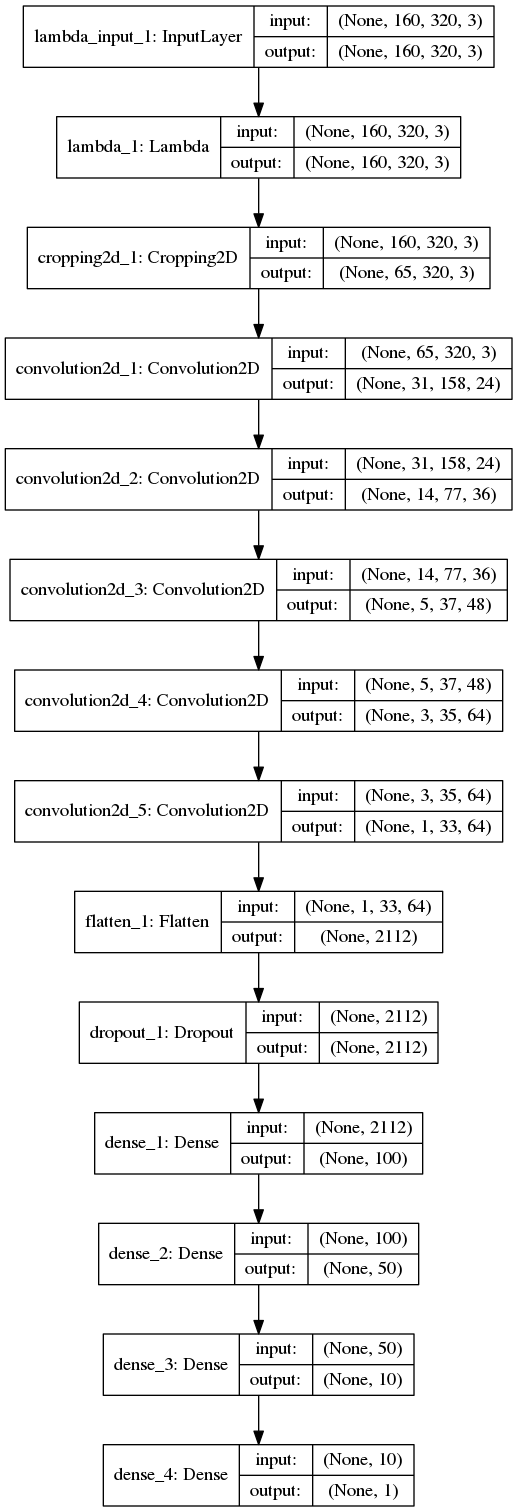

Source code (Python):
import csv
import cv2
import sklearn
import numpy as np
import matplotlib.pyplot as plt

from keras.models import Sequential
from keras.layers import Flatten, Dense, Lambda, Cropping2D, Dropout
from keras.layers.convolutional import Convolution2D
from keras.utils.visualize_util import plot
from sklearn.model_selection import train_test_split

# set some parameters
nb_img_per_sample = 6       # 6 images per sample (center, left, right and all flipped)
nb_epoch = 4                # number of epochs
steering_correction = 0.2   # steering correction for left and right image
dropout_ratio = 0.3         # ratio for dropout layer

# read driving log
samples = []
with open("data/driving_log.csv") as csvfile:
    reader = csv.reader(csvfile)
    for line in reader:
        samples.append(line)

# generator for providing batches of images
def generator(samples, batch_size=36):
    num_samples = len(samples)
    while 1:
        sklearn.utils.shuffle(samples)
        for offset in range(0, num_samples, batch_size//nb_img_per_sample):
            batch_samples = samples[offset:offset+batch_size//nb_img_per_sample]
            images = []
            steerings = []

            for batch_sample in batch_samples:
                # read images and convert from BGR to RGB
                img_center = cv2.imread(batch_sample[0])[...,::-1]
                img_left = cv2.imread(batch_sample[1])[...,::-1]
                img_right = cv2.imread(batch_sample[2])[...,::-1]

                # get center steering angles and caluclate angels for left and right view
                steering_center = float(batch_sample[3])
                steering_left = steering_center + steering_correction
                steering_right = steering_center - steering_correction

                # add images and angles to data set
                images.append(img_center)
                images.append(img_left)
                images.append(img_right)
                steerings.append(steering_center)
                steerings.append(steering_left)
                steerings.append(steering_right)

                # add flipped images and angles to data set
                images.append(np.fliplr(img_center))
                images.append(np.fliplr(img_left))
                images.append(np.fliplr(img_right))
                steerings.append(-steering_center)
                steerings.append(-steering_left)
                steerings.append(-steering_right)

            X_train = np.array(images)
            y_train = np.array(steerings)
            yield sklearn.utils.shuffle(X_train, y_train)

# get image shape from first image
image_shape = cv2.imread(samples[0][0]).shape

# setup training and validation samples
train_samples, validation_samples = train_test_split(samples, test_size=0.2)
train_generator = generator(train_samples, batch_size=36)
validation_generator = generator(validation_samples, batch_size=36)

# create the model
model=Sequential()
model.add(Lambda(lambda x: x/255.0-0.5, input_shape=image_shape))
model.add(Cropping2D(cropping=((70,25),(0,0))))
model.add(Convolution2D(24, 5, 5, subsample=(2, 2), activation="relu"))
model.add(Convolution2D(36, 5, 5, subsample=(2, 2), activation="relu"))
model.add(Convolution2D(48, 5, 5, subsample=(2, 2), activation="relu"))
model.add(Convolution2D(64, 3, 3, activation="relu"))
model.add(Convolution2D(64, 3, 3, activation="relu"))
model.add(Flatten())
model.add(Dropout(dropout_ratio))
model.add(Dense(100))
model.add(Dense(50))
model.add(Dense(10))
model.add(Dense(1))

# plot the model
plot(model, to_file="model.png", show_shapes=True)

# compile and train the model using the generator function
model.compile(loss="mse", optimizer="adam")
history_object = model.fit_generator(train_generator,
                                     samples_per_epoch=nb_img_per_sample*len(train_samples),
                                     validation_data=validation_generator,
                                     nb_val_samples=nb_img_per_sample*len(validation_samples),
                                     nb_epoch=nb_epoch)
# save the model
model.save("model.h5")

# plot the training and validation loss for each epoch
x_ticks = range(1, nb_epoch+1)
plt.plot(x_ticks, history_object.history['loss'], "o-")
plt.plot(x_ticks, history_object.history['val_loss'], "o-")
plt.title('Model mean squared error loss')
plt.ylabel('Mean squared error loss')
plt.xlabel('Epoch')
plt.legend(['Training set', 'Validation set'], loc='upper right')
plt.xticks(x_ticks)
plt.savefig("loss.png", bbox_inches="tight")
